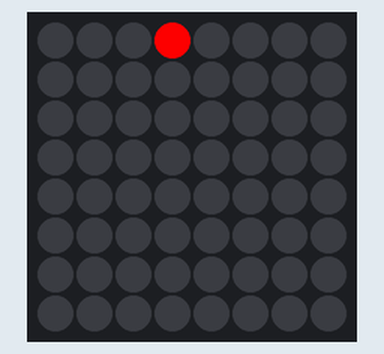
Bench run of a program on a simulated Raspberry Pi (BCM pin numbers) with a Sense HAT. Parts: the Sense HAT's 8×8 RGB LED matrix.

Above: at 0.07 s.
At 5.02 s:
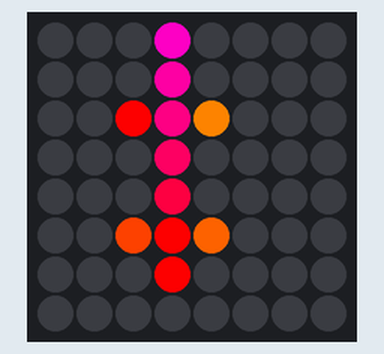
At 9.99 s:
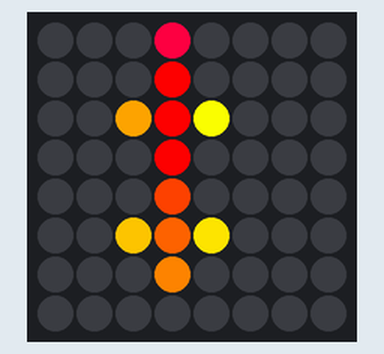
At 20.03 s:
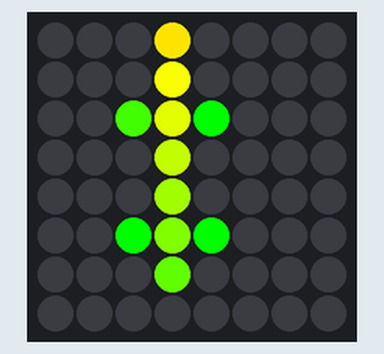
At 29.97 s:
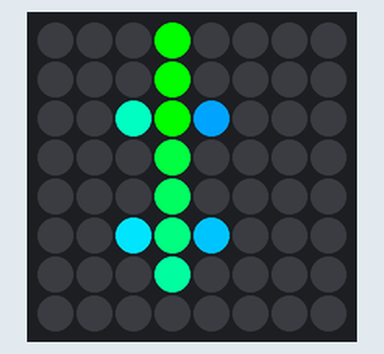
At 39.92 s:
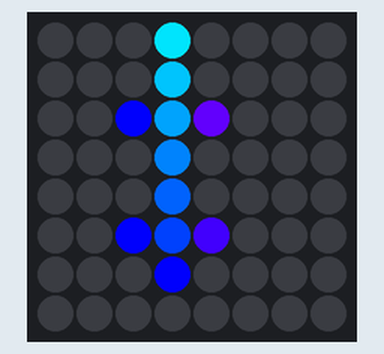

The program:

star_example.py
```python
import main

# Define the shape as a star
shape = [
    [0, 0, 0, 1, 0, 0, 0, 0],
    [0, 0, 1, 1, 1, 0, 0, 0],
    [0, 1, 1, 1, 1, 1, 0, 0],
    [1, 1, 1, 1, 1, 1, 1, 0],
    [0, 1, 1, 1, 1, 1, 0, 0],
    [0, 0, 1, 1, 1, 0, 0, 0],
    [0, 0, 0, 1, 0, 0, 0, 0],
    [0, 0, 0, 0, 0, 0, 0, 0]
]

# Define the pixel order to create a star pattern
pixel_order = [
    (3, 0), (3, 1), (3, 2), (3, 3), (3, 4), (3, 5), (3, 6),  # Center column
    (2, 2), (1, 1), (0, 0),  # Top-left branch
    (2, 5), (1, 6), (0, 7),  # Bottom-left branch
    (4, 5), (5, 6), (6, 7),  # Bottom-right branch
    (4, 2), (5, 1), (6, 0)   # Top-right branch
]

while True:
    main.main(shape, pixel_order)
```

main.py
```python
from sense_hat import SenseHat
from time import sleep
import time
sense = SenseHat()

# Define the colors for the rainbow
colors = [
    (255, 0, 0),    # Red
    (255, 32, 0),   # Orange-Red
    (255, 64, 0),   # Dark Orange
    (255, 96, 0),   # Orange
    (255, 128, 0),  # Orange
    (255, 160, 0),  # Orange
    (255, 192, 0),  # Orange
    (255, 224, 0),  # Yellow-Orange
    (255, 255, 0),  # Yellow
    (224, 255, 0),  # Yellow-Green
    (192, 255, 0),  # Green-Yellow
    (160, 255, 0),  # Green-Yellow
    (128, 255, 0),  # Green-Yellow
    (96, 255, 0),   # Green
    (64, 255, 0),   # Green
    (32, 255, 0),   # Green
    (0, 255, 0),    # Green
    (0, 255, 32),   # Green-Blue
    (0, 255, 64),   # Blue-Green
    (0, 255, 96),   # Blue-Green
    (0, 255, 128),  # Cyan
    (0, 255, 160),  # Cyan
    (0, 255, 192),  # Cyan
    (0, 224, 255),  # Sky Blue
    (0, 192, 255),  # Sky Blue
    (0, 160, 255),  # Blue
    (0, 128, 255),  # Blue
    (0, 96, 255),   # Navy Blue
    (0, 64, 255),   # Navy Blue
    (0, 32, 255),   # Navy Blue
    (0, 0, 255),    # Blue
    (32, 0, 255),   # Indigo
    (64, 0, 255),   # Indigo
    (96, 0, 255),   # Purple
    (128, 0, 255),  # Purple
    (160, 0, 255),  # Violet
    (192, 0, 255),  # Violet
    (224, 0, 255),  # Magenta
    (255, 0, 224),  # Red-Violet
    (255, 0, 192),  # Red-Violet
    (255, 0, 160),  # Red-Violet
    (255, 0, 128),  # Red-Violet
    (255, 0, 96),   # Red-Violet
    (255, 0, 64),   # Red-Violet
    (255, 0, 32)    # Red-Violet
]


# Function to draw the snake on the Sense HAT
def draw_snake(x, y, color_index):
    sense.set_pixel(x, y, colors[color_index])

# Function to clear the Sense HAT display
def clear_display():
    sense.clear()

# Main loop
def main(shape, pixel_order):
    # Clear the display
    clear_display()

    # Iterate through the pixel order list and the color list
    color_index = 0
    active_pixels = []  # List to store active pixels and their color indices

    for x, y in pixel_order:
        if shape[y][x] == 1:
            draw_snake(x, y, color_index)
            active_pixels.append((x, y, color_index))  # Add the pixel and its color index
            color_index = (color_index + 1) % len(colors)
            sleep(0.1)  # Adjust the speed of the snake

    while True:
        # Update the active pixels with the next color in the sequence
        for i, (x, y, color_index) in enumerate(active_pixels):
            new_color_index = (color_index + 1) % len(colors)
            draw_snake(x, y, new_color_index)
            active_pixels[i] = (x, y, new_color_index)  # Update the color index

        sleep(0.1)  # Small delay to reduce CPU usage
```
